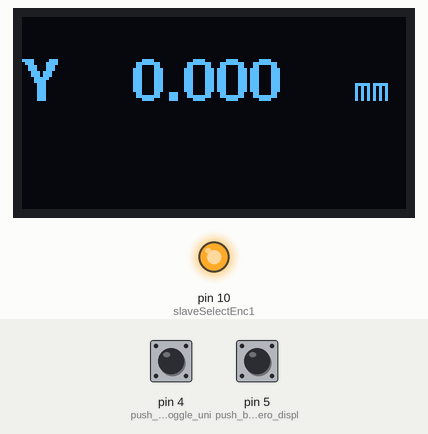
Recording of a sketch running on a simulated Arduino Uno, built with avr-gcc and run on an emulated ATmega328P. Parts: 128×64 one-colour display, output pins drawn as LEDs (lit = HIGH). Inputs (shaded band) come from the test bench; at power-on: pin 4 (push_button_to_toggle_uni) HIGH, pin 5 (push_button_to_zero_displ) HIGH.

Above: at 1.3 s.
1.4 s: pin 4 (push_button_to_toggle_uni) pulled LOW for 1 s
At 1.67 s:
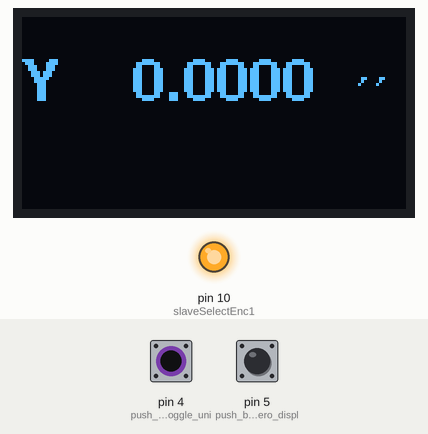
3.9 s: pin 4 (push_button_to_toggle_uni) pulled LOW for 0.15 s
5.5 s: pin 4 (push_button_to_toggle_uni) pulled LOW for 3.2 s
At 9.9 s:
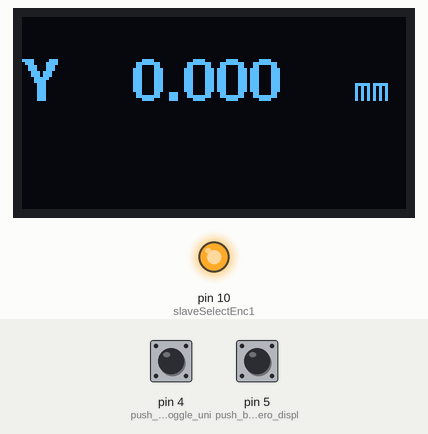
Timing chart, 0 to 11.4 s (numbered marks = the images above; inputs shaded):
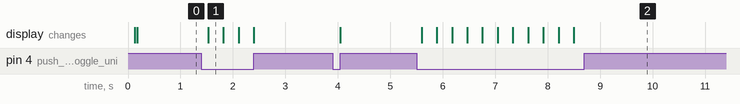

The sketch:

DRO-V6_spi_128x32_OLED_2_2_LS7366.ino
```cpp
// =========================HEADER=============================================================
/*
   Arduino Uno/Nano/328p

           LS7366  -------------------   Arduino
        ------------                    ---------
            MOSI   -------------------   SDO (D11)
            MISO   -------------------   SDI (D12)
            SCK    -------------------   SCK (D13)
            SS1    -------------------   SS1 (D10)  *********** Changed from previous version!!!!!!!!!********
            GND    -------------------   GND
            VDD    -------------------   VCC (5.0V)

             2.2" SSD1305/9 OLED Display on SPI bus

            SCK    --------------------  D13
            MOSI   --------------------  D11
            CS	   --------------------  D7
            D/C    --------------------  D6
            RST    --------------------  D8
            Units Switch --------------  D4
            Zero Switch ---------------  D5

//============================================================================================
*/
#include <SPI.h>
#include "U8g2lib.h"

//U8G2_SSD1305_128X32_ADAFRUIT_F_4W_HW_SPI u8g2(U8G2_R0, /* cs=*/ 7, /* dc=*/ 6, /* reset=*/ 8);
//U8G2_SSD1309_128X64_NONAME2_F_HW_I2C u8g2(U8G2_R0, /* reset=*/ 4); /*
//U8G2_SSD1309_128X64_NONAME0_F_HW_I2C u8g2(U8G2_R0, /* reset=*/ 4); /*
U8G2_SSD1309_128X64_NONAME2_F_4W_HW_SPI u8g2(U8G2_R0, 7, 6 ,8);
//
// U8g2 Library supports many other Display types and fonts
// See U8g2 github site for more details
//
// Slave Select pins for encoder 1
const int slaveSelectEnc1 = 10;
signed long encoder1count = 0;
float mm;
float inch;
volatile int Units = 0;                    // default value 0 = metric mm, 1 = inches

// Character Arrays for sending to Display
char Reading2[9];
char Reading3[9];

// Switch debounce counters
long lastDebounceTime1 = 0;
long lastDebounceTime2 = 0;

void setup() {

 pinMode(4,INPUT);    // push button to toggle units
 pinMode(5,INPUT);    // push button to zero display count
 initEncoders();
 clearEncoderCount();
 u8g2.begin();

}

void loop() {

    // check pin 5                    // Zero display count
    if(digitalRead(5) == LOW){
       if ((millis() - lastDebounceTime1) > 200) {
        lastDebounceTime1 = millis();
        clearEncoderCount();
       }
    }

    // check pin 4                    // select Metric or Imperial
    if(digitalRead(4) == LOW){
       if ((millis() - lastDebounceTime2) > 200) {
        lastDebounceTime2 = millis();
        Units = !Units;
      }
    }
    // Retrieve current encoder counters
    encoder1count = readEncoder(1);
    mm = (float)encoder1count/512.000;
    inch = (float)encoder1count/13004.8;
    // using the dtostrf function below since this sets the number of decimal places for either metric or imperial readings
    dtostrf(mm,7,3,Reading2);
    dtostrf(inch,8,4,Reading3);

    // Display Readings
    u8g2.clearBuffer();
    u8g2.setFont(u8g2_font_fub14_tf);
    u8g2.drawStr(0,28,"Y");
    if (Units == 0) {
      //u8g2.setFont(u8g2_font_t0_12_tf);
      u8g2.setFont(u8g2_font_fub14_tf);
      u8g2.drawStr( 24, 28, Reading2);
      u8g2.setFont(u8g2_font_t0_12_tf);
      u8g2.drawStr( 110, 28, "mm");
    }
    if (Units == 1) {
      u8g2.setFont(u8g2_font_fub14_tf);
      u8g2.drawStr( 24, 28, Reading3);
      u8g2.setFont(u8g2_font_t0_12_tf);
      u8g2.drawStr( 110, 28, "''");
    }
    u8g2.sendBuffer();
    delay(50);
}

void initEncoders() {

  // Set slave selects as outputs
  pinMode(slaveSelectEnc1, OUTPUT);

  // Raise select pins
  // Communication begins when you drop the individual select signsl
  digitalWrite(slaveSelectEnc1,HIGH);

  SPI.begin();

  // Initialize encoder 1
  //    Clock division factor: 0
  //    Negative index input
  //    free-running count mode
  //    x1 quatrature count mode (one count per quadrature cycle)
  //    Note on powerup, both MDR0 and MDR1 are set to 0
  digitalWrite(slaveSelectEnc1,LOW);        // Begin SPI communication
  SPI.transfer(0x88);                       // Write to MDR0
  SPI.transfer(0x03);                       // 4 count per quad cycle
  digitalWrite(slaveSelectEnc1,HIGH);       // Terminate SPI conversation
  delay(100);

}

long readEncoder(int encoder) {

  // Initialize temporary variables for SPI read
  unsigned int count_1, count_2, count_3, count_4;
  long count_value;

  if (encoder == 1) {

  // Read encoder 1
    digitalWrite(slaveSelectEnc1,LOW);      // Begin SPI
    SPI.transfer(0x60);                     // Request count
    count_1 = SPI.transfer(0x00);           // Read highest order byte
    count_2 = SPI.transfer(0x00);
    count_3 = SPI.transfer(0x00);
    count_4 = SPI.transfer(0x00);           // Read lowest order byte
    digitalWrite(slaveSelectEnc1,HIGH);     // Terminate SPI conversation

  // Calculate encoder count
  count_value = (count_1 << 8) + count_2;
  count_value = (count_value << 8) + count_3;
  count_value = (count_value << 8) + count_4;

  return count_value;
  }
}

void clearEncoderCount() {

  digitalWrite(slaveSelectEnc1,LOW);      // Begin SPI conversation
  // CLR counter
  SPI.transfer(0x20);  // Select counter register and clear
  digitalWrite(slaveSelectEnc1,HIGH);     // Terminate SPI conversation
  delayMicroseconds(100);
}
```

Measured:
- after the input at 1.4 s, the display: changes after 0.13 s (image 1)
- after the input at 5.5 s, the display: changes after 0.10 s (image 2)
